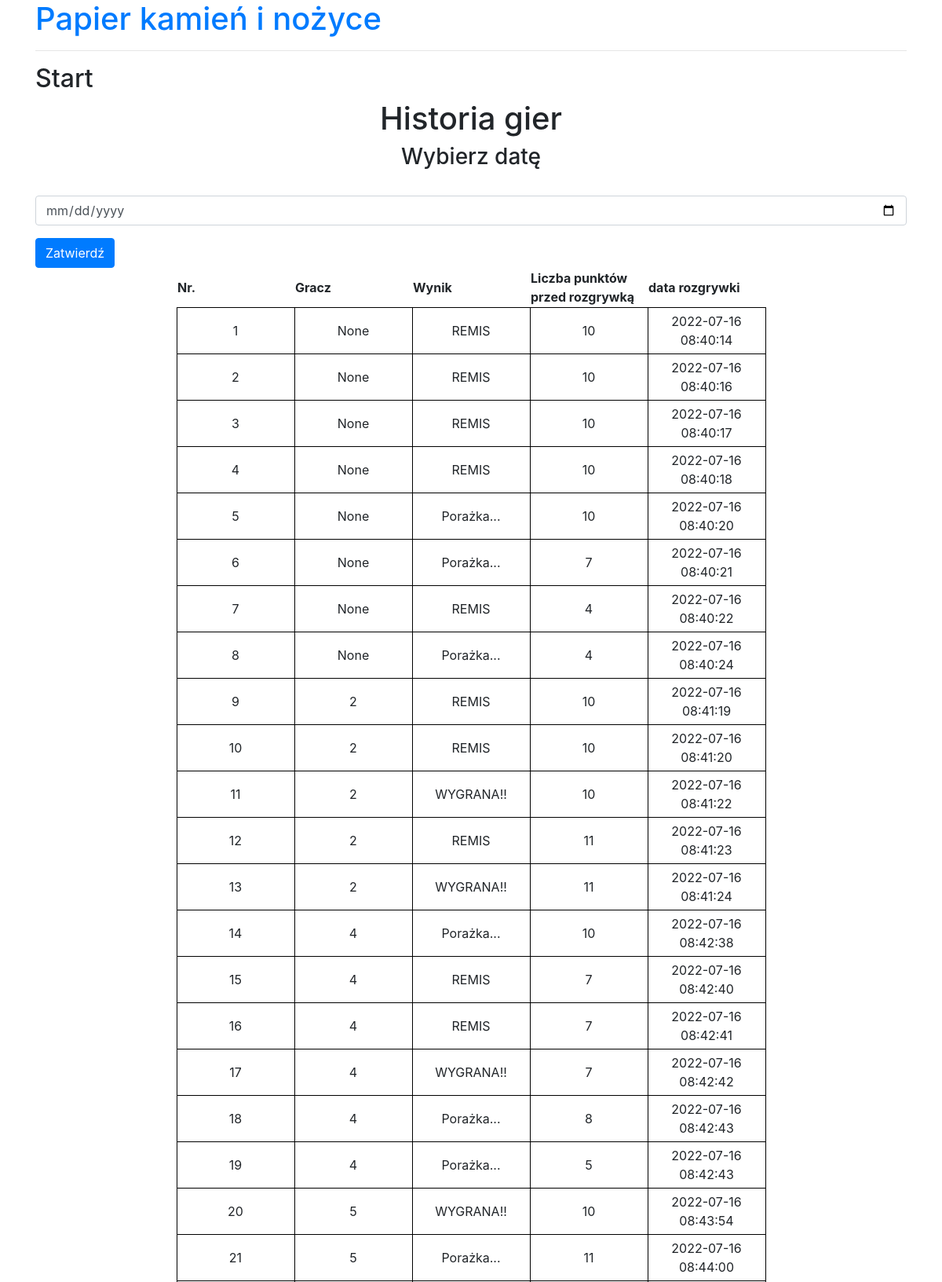
The page /game_data (upper part) on the database its author committed.
### RPS_game/models.py (models this page shows)
class Game(db.Model):
    id = db.Column(db.Integer, primary_key=True)
    gamer = db.Column(db.Integer, db.ForeignKey("User.id"))
    result = db.Column(db.String(20))
    nb_cr = db.Column(db.Integer)
    date = db.Column(db.DateTime(timezone=True), default=func.now())

### RPS_game/routes.py (the view)
@game_routes.route("/game_data", methods=["GET", "POST"])
def game_data():
    from .models import Game
    if request.method == "POST":
        filter_date = request.form.get("date")
        return render_template(
            "game_data.html",
            query=Game.query.filter(func.date(Game.date) == filter_date).all(),
        )
    return render_template("game_data.html", query=Game.query.all())

### RPS_game/templates/game_data.html (shortened to what this page needs)
{% extends "layout.html" %}
{% block content %}
  <h2>Start</h2>
  <h1 align="center">Historia gier</h1>
  <form method="POST">
    <h3 align="center">Wybierz datę</h3>
    <div class="form-group">
      <input
        type="date"
        class="form-control"
        id="date"
        name="date"
        placeholder="data"
      />
    </div>
    <button type="submit" class="btn btn-primary">Zatwierdź</button>
  </form>
   <table align="center">
     <thead>
       <tr>
           <th>Nr.</th>
           <th>Gracz</th>
           <th>Wynik</th>
           <th>Liczba punktów przed rozgrywką</th>
           <th>data rozgrywki</th>
       </tr>
       </thead>
       <tbody>
        {% for id in query %}
               <tr>
                   <td>{{id.id}}</td>
                   <td>{{id.gamer}}</td>
                   <td>{{id.result}}</td>
                   <td>{{id.nb_cr}}</td>
                   <td>{{id.date}}</td>
               </tr>
           {% endfor %}
       </tbody>
   </table>
{% endblock %}

### RPS_game/templates/layout.html (shortened to what this page needs)
<!doctype html>
<html>
  <head>
    <link rel="stylesheet" href="https://stackpath.bootstrapcdn.com/bootstrap/4.3.1/css/bootstrap.min.css">
  </head>
  <body>
    <div class="container">
      <div id="nav">
        <h1><a href="/">Papier kamień i nożyce</a></h1>
      </div>
      <hr>
      <div id="content">
        {% block content %}
        {% endblock %}
      </div>
    </div>
  </body>
</html>

### RPS_game/templates/game_data.html (style rules this page uses)
td { width: 150px; text-align: center; border: 1px solid black; padding: 5px; }

### rows shown on the page
Game: id "1", gamer "None", result "REMIS", nb_cr "10", date "2022-07-16 08:40:14"
Game: id "2", gamer "None", result "REMIS", nb_cr "10", date "2022-07-16 08:40:16"
Game: id "3", gamer "None", result "REMIS", nb_cr "10", date "2022-07-16 08:40:17"
Game: id "4", gamer "None", result "REMIS", nb_cr "10", date "2022-07-16 08:40:18"
Game: id "5", gamer "None", result "Porażka...", nb_cr "10", date "2022-07-16 08:40:20"
Game: id "6", gamer "None", result "Porażka...", nb_cr "7", date "2022-07-16 08:40:21"
Game: id "7", gamer "None", result "REMIS", nb_cr "4", date "2022-07-16 08:40:22"
Game: id "8", gamer "None", result "Porażka...", nb_cr "4", date "2022-07-16 08:40:24"
Game: id "9", gamer "2", result "REMIS", nb_cr "10", date "2022-07-16 08:41:19"
Game: id "10", gamer "2", result "REMIS", nb_cr "10", date "2022-07-16 08:41:20"
Game: id "11", gamer "2", result "WYGRANA!!", nb_cr "10", date "2022-07-16 08:41:22"
Game: id "12", gamer "2", result "REMIS", nb_cr "11", date "2022-07-16 08:41:23"
Game: id "13", gamer "2", result "WYGRANA!!", nb_cr "11", date "2022-07-16 08:41:24"
Game: id "14", gamer "4", result "Porażka...", nb_cr "10", date "2022-07-16 08:42:38"
Game: id "15", gamer "4", result "REMIS", nb_cr "7", date "2022-07-16 08:42:40"
Game: id "16", gamer "4", result "REMIS", nb_cr "7", date "2022-07-16 08:42:41"
Game: id "17", gamer "4", result "WYGRANA!!", nb_cr "7", date "2022-07-16 08:42:42"
Game: id "18", gamer "4", result "Porażka...", nb_cr "8", date "2022-07-16 08:42:43"
Game: id "19", gamer "4", result "Porażka...", nb_cr "5", date "2022-07-16 08:42:43"
Game: id "20", gamer "5", result "WYGRANA!!", nb_cr "10", date "2022-07-16 08:43:54"
Game: id "21", gamer "5", result "Porażka...", nb_cr "11", date "2022-07-16 08:44:00"
